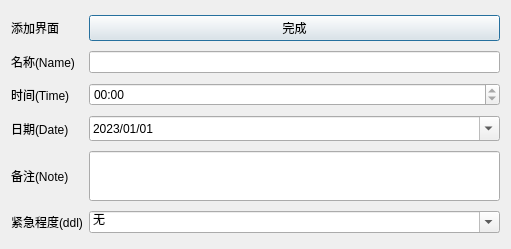
<?xml version="1.0" encoding="UTF-8"?>
<ui version="4.0">
 <class>Addnew</class>
 <widget class="QDialog" name="Addnew">
  <property name="geometry">
   <rect>
    <x>0</x>
    <y>0</y>
    <width>511</width>
    <height>249</height>
   </rect>
  </property>
  <property name="windowTitle">
   <string>添加</string>
  </property>
  <layout class="QGridLayout" name="gridLayout">
   <item row="4" column="2">
    <widget class="QLineEdit" name="LineEdit">
     <property name="minimumSize">
      <size>
       <width>0</width>
       <height>50</height>
      </size>
     </property>
    </widget>
   </item>
   <item row="1" column="2">
    <widget class="QLineEdit" name="nameLineEdit"/>
   </item>
   <item row="2" column="0">
    <widget class="QLabel" name="timeLabel">
     <property name="minimumSize">
      <size>
       <width>0</width>
       <height>23</height>
      </size>
     </property>
     <property name="text">
      <string>时间(Time)</string>
     </property>
    </widget>
   </item>
   <item row="5" column="0">
    <widget class="QLabel" name="label_2">
     <property name="text">
      <string>紧急程度(ddl)</string>
     </property>
    </widget>
   </item>
   <item row="0" column="0">
    <widget class="QLabel" name="label">
     <property name="text">
      <string>添加界面</string>
     </property>
    </widget>
   </item>
   <item row="3" column="0">
    <widget class="QLabel" name="dateLabel">
     <property name="minimumSize">
      <size>
       <width>0</width>
       <height>25</height>
      </size>
     </property>
     <property name="maximumSize">
      <size>
       <width>16777215</width>
       <height>25</height>
      </size>
     </property>
     <property name="text">
      <string>日期(Date)</string>
     </property>
    </widget>
   </item>
   <item row="2" column="2">
    <widget class="QTimeEdit" name="timeTimeEdit">
     <property name="dateTime">
      <datetime>
       <hour>0</hour>
       <minute>0</minute>
       <second>0</second>
       <year>2023</year>
       <month>1</month>
       <day>1</day>
      </datetime>
     </property>
     <property name="currentSection">
      <enum>QDateTimeEdit::NoSection</enum>
     </property>
     <property name="displayFormat">
      <string>0H:mm</string>
     </property>
     <property name="calendarPopup">
      <bool>true</bool>
     </property>
    </widget>
   </item>
   <item row="5" column="2">
    <widget class="QComboBox" name="comboBox">
     <property name="editable">
      <bool>true</bool>
     </property>
     <item>
      <property name="text">
       <string>无</string>
      </property>
     </item>
     <item>
      <property name="text">
       <string>不紧急</string>
      </property>
     </item>
     <item>
      <property name="text">
       <string>需要注意</string>
      </property>
     </item>
     <item>
      <property name="text">
       <string>比较紧急</string>
      </property>
     </item>
     <item>
      <property name="text">
       <string>立即动身</string>
      </property>
     </item>
     <item>
      <property name="text">
       <string>即将发生</string>
      </property>
     </item>
     <item>
      <property name="text">
       <string>过期</string>
      </property>
     </item>
    </widget>
   </item>
   <item row="1" column="0">
    <widget class="QLabel" name="nameLabel">
     <property name="text">
      <string>名称(Name)</string>
     </property>
    </widget>
   </item>
   <item row="4" column="0">
    <widget class="QLabel" name="Label">
     <property name="minimumSize">
      <size>
       <width>0</width>
       <height>50</height>
      </size>
     </property>
     <property name="text">
      <string>备注(Note)</string>
     </property>
    </widget>
   </item>
   <item row="3" column="2">
    <widget class="QDateEdit" name="dateDateEdit">
     <property name="minimumSize">
      <size>
       <width>0</width>
       <height>25</height>
      </size>
     </property>
     <property name="maximumSize">
      <size>
       <width>16777215</width>
       <height>25</height>
      </size>
     </property>
     <property name="dateTime">
      <datetime>
       <hour>0</hour>
       <minute>0</minute>
       <second>0</second>
       <year>2023</year>
       <month>1</month>
       <day>1</day>
      </datetime>
     </property>
     <property name="displayFormat">
      <string>yyyy/0M/0d</string>
     </property>
     <property name="calendarPopup">
      <bool>true</bool>
     </property>
    </widget>
   </item>
   <item row="0" column="2">
    <widget class="QPushButton" name="pushButton">
     <property name="text">
      <string>完成</string>
     </property>
    </widget>
   </item>
  </layout>
 </widget>
 <resources/>
 <connections/>
</ui>
